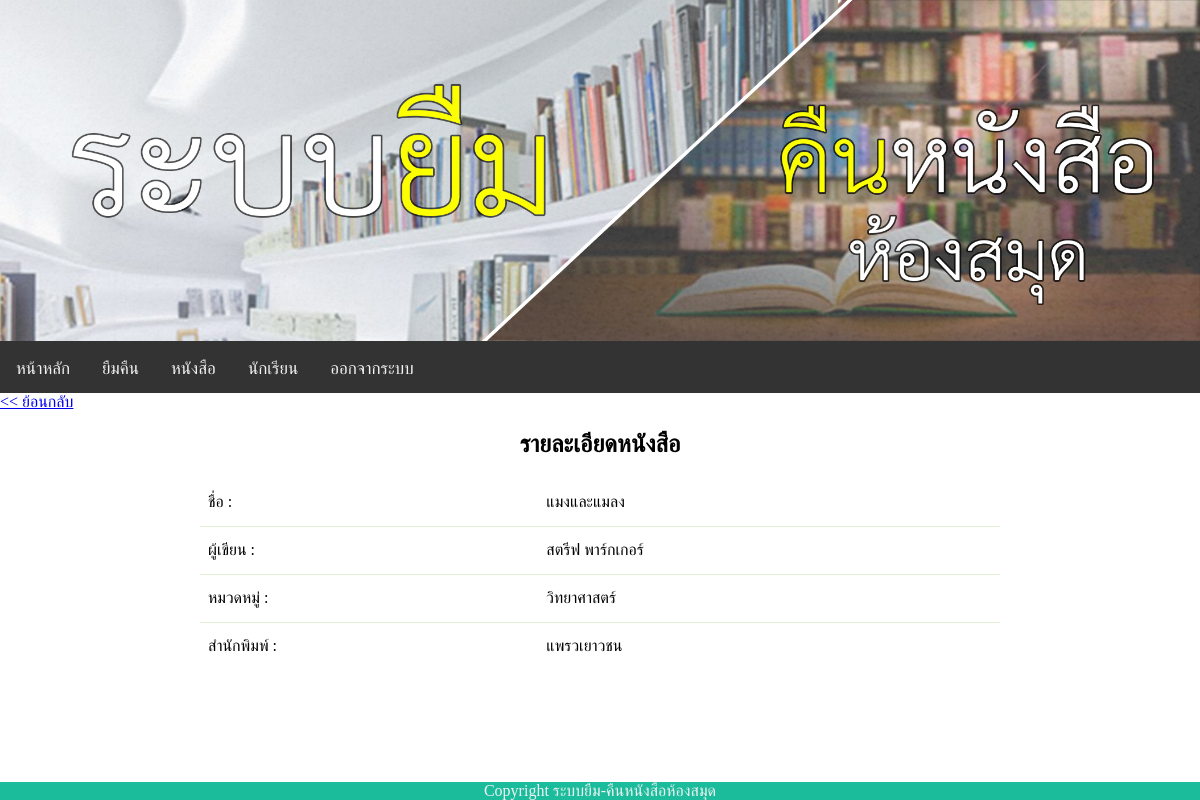
The app's page /detail_book.php?bookid=21313 (signed in) with its own data.
### tables this page shows
CREATE TABLE `Books` (
  `BookId` int(11) NOT NULL,
  `Namebooks` text NOT NULL,
  `Author` text NOT NULL,
  `category` text NOT NULL,
  `Publisher` text
);

### detail_book.php (the view, shortened to what this page needs)
<?php
$idbook=$_GET["bookid"];
require_once("db.php");
$sql = "SELECT * FROM `Books` WHERE BookId=".$idbook;
$result=mysqli_query($con,$sql);
$rowcount=mysqli_fetch_array($result);
if($rowcount){
?>
<!DOCTYPE html>
<html>
<head>
    <link rel="stylesheet" type="text/css" media="screen" href="main.css" />
<?php include("js.php"); ?></head>
<body>
    <?php include('header_web.php');?>
    <?php include('nav.php');?>
    <main>
      <article>
        <h1 align="center">รายละเอียดหนังสือ</h1>
        <table>
        <tr>
            <td>ชื่อ :</td>
            <td><?php echo $rowcount["Namebooks"]; ?></td>
        </tr>
        <tr>
            <td>ผู้เขียน :</td>
            <td><?php echo $rowcount["Author"]; ?></td>
        </tr>
        <tr>
            <td>หมวดหมู่ :</td>
            <td><?php echo $rowcount["category"]; ?></td>
        </tr>
        <tr>
            <td>สำนักพิมพ์ :</td>
            <td><?php echo $rowcount["Publisher"]; ?></td>
        </tr>
        </table>
      <br>
    </article>
    </main>
    <?php include('footer_web.php');?>
</body>
</html>
<?php
}
else{
    header("Location: index.php");
    exit();
}
?>

### main.css (style rules this page uses)
body { margin:0; padding:0; border:0; outline:0; }
table { border-spacing: 1; border-collapse: collapse; background: white; border-radius: 6px; overflow: hidden; max-width: 800px; width: 100%; margin: 0 auto; position: relative; }
table * { position: relative; }
table td, table th { padding-left: 8px; }
table tbody tr { height: 48px; border-bottom: 1px solid #E3F1D5; }
table tbody tr:last-child { border: 0; }
table td, table th { text-align: left; }
article { width: 100%; background-size: 100% 100%; }

### records on screen
books: Namebooks "แมงและแมลง", Author "สตรีฟ พาร์กเกอร์", category "วิทยาศาสตร์", Publisher "แพรวเยาวชน"

### other values on screen
$name_web "ระบบยืม-คืนหนังสือห้องสมุด"
